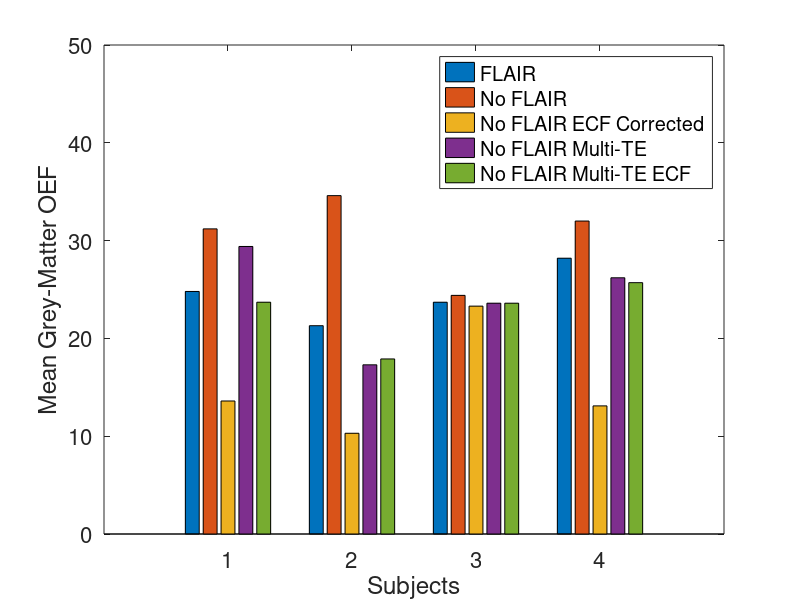

The MATLAB script that drew this image:
% Bar Charts

clear;

%         T2native T2w     T2fit     
overlap = [25.263, 38.622, 54.906; ...
           30.951, 39.225, 40.989; ...
           25.163, 43.798, 20.176; ...
           54.418, 63.095, 42.388  ];
       
%      T2native  T2w      T2fit     
rms = [ 2.30415, 3.39005, 3.11744; ...
        4.88508, 5.19788, 2.99322; ...
        6.19557, 5.99375, 5.68453; ...
        2.65591, 2.65978, 2.75005  ]; 

%       FLAIR  1pVB  1pECF   4pVB   4pECF
DBV = [ 5.40,  6.92, 12.90,  5.30,  6.30; ...
        6.60,  9.32, 29.80,  8.20,  8.70; ...
        5.45,  6.21,  5.46,  4.52,  4.19; ...
        5.50,  7.07, 15.30,  3.87,  4.20 ];
    
%       FLAIR  1pVB   1pECF  4pVB   4pECF
OEF = [ 24.8,  31.2,  13.6,  29.4,  23.7; ...
        21.3,  34.6,  10.3,  17.3,  17.9; ...
        23.7,  24.4,  23.3,  23.6,  23.6; ...
        28.2,  32.0,  13.1,  26.2,  25.7 ];
    
% plot
figure('WindowStyle','Docked');
% yyaxis right;
hold on; box on;
bar(OEF(:,1:5));
xlabel('Subjects');
xticks([1 2 3 4]);
set(gca,'FontSize',16);

% ylabel('RMS Difference to R1 (mm)');
% ylabel('Overlapping Voxels (%)');
% ylabel('Median Grey-Matter DBV (%)');
ylabel('Mean Grey-Matter OEF');

ylim([0 50]);

% legend('Native R2-segmentation','Up-sampled R2-segmentation','R2 bixeponential fit','Location','NorthWest');
legend('FLAIR','No FLAIR','No FLAIR ECF Corrected','No FLAIR Multi-TE','No FLAIR Multi-TE ECF');
